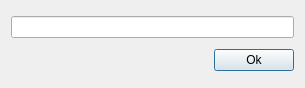
<?xml version="1.0" encoding="UTF-8"?>
<ui version="4.0">
 <class>SaveDialogue</class>
 <widget class="QDialog" name="SaveDialogue">
  <property name="geometry">
   <rect>
    <x>0</x>
    <y>0</y>
    <width>305</width>
    <height>88</height>
   </rect>
  </property>
  <property name="sizePolicy">
   <sizepolicy hsizetype="Preferred" vsizetype="Maximum">
    <horstretch>0</horstretch>
    <verstretch>0</verstretch>
   </sizepolicy>
  </property>
  <property name="windowTitle">
   <string>Enter Table Name:</string>
  </property>
  <layout class="QVBoxLayout" name="verticalLayout">
   <item>
    <widget class="QLineEdit" name="lineEdit"/>
   </item>
   <item alignment="Qt::AlignRight">
    <widget class="QPushButton" name="pushButton">
     <property name="sizePolicy">
      <sizepolicy hsizetype="Fixed" vsizetype="Fixed">
       <horstretch>0</horstretch>
       <verstretch>0</verstretch>
      </sizepolicy>
     </property>
     <property name="text">
      <string>Ok</string>
     </property>
    </widget>
   </item>
  </layout>
 </widget>
 <resources/>
 <connections/>
</ui>
